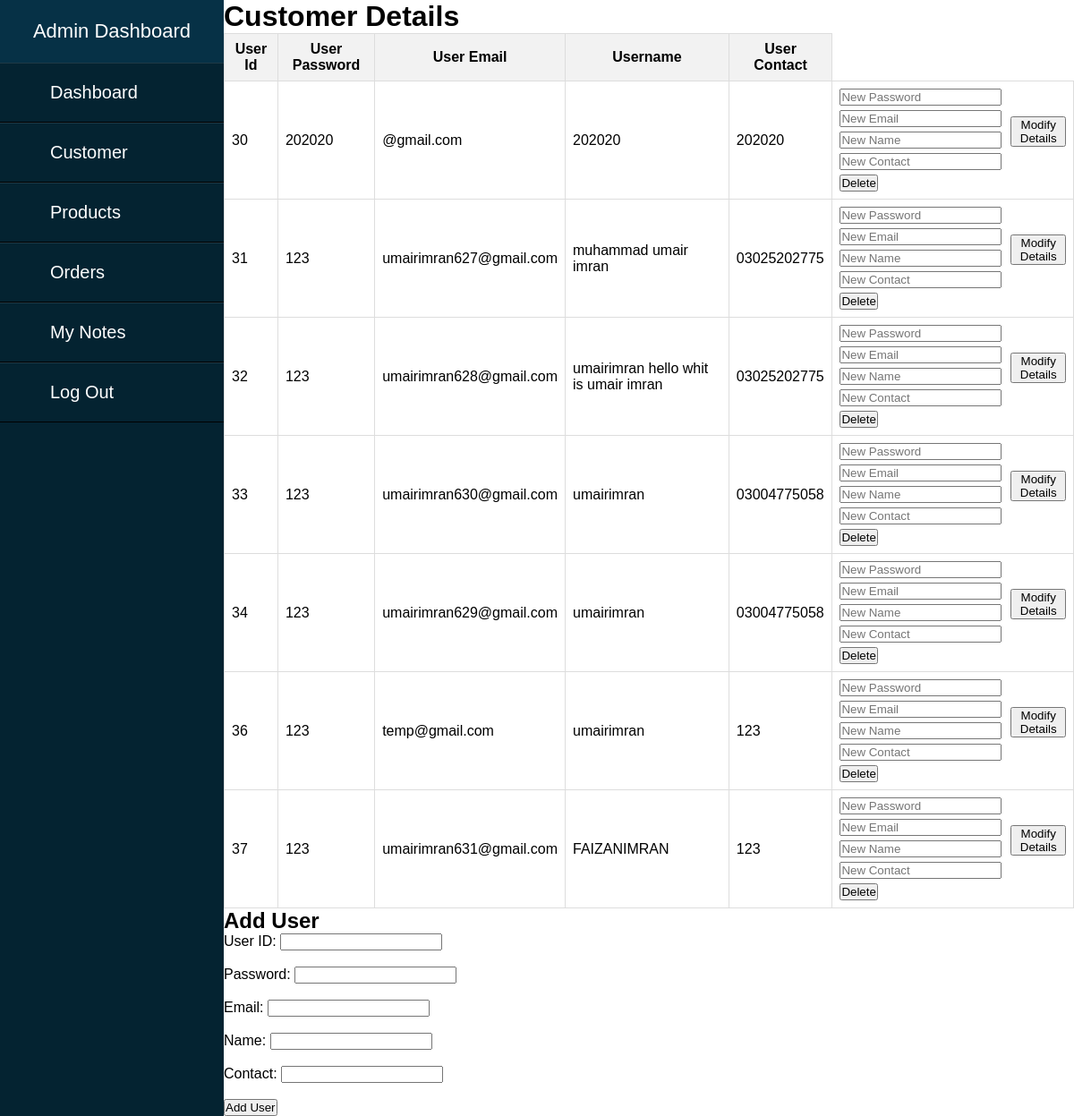
Screenshot of /Customer.html with the database file from the repository.
### tables this page shows
CREATE TABLE "users" (
	"userId"	INTEGER,
	"userPassword"	VARCHAR(20),
	"userEmail"	email UNIQUE,
	"userName"	VARCHAR(50),
	"userContact"	VARCHAR(20),
	PRIMARY KEY("userId" AUTOINCREMENT)
);

### main.py (the view)
@app.route('/Customer.html')
def index3():
    conn = sqlite3.connect('database.db')
    cursor = conn.cursor()
    cursor.execute("SELECT USERID,USERPASSWORD,USEREMAIL,USERNAME,USERCONTACT FROM USERS WHERE USERID <>35 ORDER BY USERID")
    data = cursor.fetchall()
    conn.close()
    return render_template('Customer.html',data=data)

### templates/Customer.html (shortened to what this page needs)
<!DOCTYPE html>
<html lang="en">
<head>
    <link rel="stylesheet" href="{{ url_for('static', filename='cust.css') }}">
</head>
<body>
    <div class="sidebar">
        <header>Admin Dashboard</header>
        <ul>
            <li><a href="admin_pg.html">Dashboard</a></li>
            <li><a href="Customer.html">Customer</a></li>
            <li><a href="Products.html">Products</a></li>
            <li><a href="orders.html">Orders</a></li>
            <li><a href="MyNotes.html">My Notes</a></li>
            <li><a href="login_pg.html">Log Out</a></li>
        </ul>
    </div>
    <div class="content">
        <h1>Customer Details</h1>
        <table>
            <thead>
                <tr>
                    <th>User Id</th>
                    <th>User Password</th>
                    <th>User Email</th>
                    <th>Username</th>
                    <th>User Contact</th>
                </tr>
            </thead>
            <tbody>
                {% for row in data %}
                <tr>
                    <td>{{ row[0] }}</td>
                    <td>{{ row[1] }}</td>
                    <td>{{ row[2] }}</td>
                    <td>{{ row[3] }}</td>
                    <td>{{ row[4] }}</td>
                    <td>
                        <form action="/edit_user" method="post" class="edit-form">
                            <div class="edit-fields">
                                <input type="text" name="user_password" placeholder="New Password">
                                <input type="text" name="user_email" placeholder="New Email">
                                <input type="text" name="user_name" placeholder="New Name">
                                <input type="text" name="user_contact" placeholder="New Contact">
                            </div>
                            <button type="submit">Modify Details</button>
                        </form>
                        <form action="/edit_user" method="post">
                            <button type="submit" formaction="/delete_user">Delete</button>
                        </form>
                    </td>
                </tr>
                {% endfor %}
            </tbody>
        </table>
        <h2>Add User</h2>
<form action="/add_user" method="post" class="addus">
    <label for="user_id">User ID:</label>
    <input type="text" id="user_id" name="user_id"><br><br>
    <label for="user_password">Password:</label>
    <input type="text" id="user_password" name="user_password"><br><br>
    <label for="user_email">Email:</label>
    <input type="text" id="user_email" name="user_email"><br><br>
    <label for="user_name">Name:</label>
    <input type="text" id="user_name" name="user_name"><br><br>
    <label for="user_contact">Contact:</label>
    <input type="text" id="user_contact" name="user_contact"><br><br>
    <button type="submit">Add User</button>
</form>
    </div>
</body>
</html>

### static/cust.css (style rules this page uses)
html,body { width: 100%; height: 100%; font-family: sans-serif; }
* { margin: 0; padding: 0; list-style: none; text-decoration: none; }
.sidebar { position: fixed; left:0; width:250px; height: 100%; background: #042331; }
.sidebar header { font-size: 22px; color: white; text-align: center; line-height: 70px; background: #063146; user-select: none; }
.sidebar ul a { display: block; height: 100%; width: 100%; line-height: 65px; font-size: 20px; color: white; padding-left: 40px; box-sizing: border-box; border-top: 1px solid rgba(255,255,255,.1); border-bottom: 1px solid black; }
.content { margin-left: 250px; }
table { border-collapse: collapse; width: 100%; }
th, td { border: 1px solid #dddddd; padding: 8px; }
th { background-color: #f2f2f2; }
.edit-form { display: flex; align-items: center; }
.edit-fields { margin-right: 10px; }
.edit-fields input { display: block; margin-bottom: 5px; }

### rows the page displays
users: userId "30", userPassword "202020", userEmail "@gmail.com", userName "202020", userContact "202020"
users: userId "31", userPassword "123", userEmail "umairimran627@gmail.com", userName "muhammad umair imran", userContact "03025202775"
users: userId "32", userPassword "123", userEmail "umairimran628@gmail.com", userName "umairimran hello whit is umair imran", userContact "03025202775"
users: userId "33", userPassword "123", userEmail "umairimran630@gmail.com", userName "umairimran", userContact "03004775058"
users: userId "34", userPassword "123", userEmail "umairimran629@gmail.com", userName "umairimran", userContact "03004775058"
users: userId "36", userPassword "123", userEmail "temp@gmail.com", userName "umairimran", userContact "123"
users: userId "37", userPassword "123", userEmail "umairimran631@gmail.com", userName "FAIZANIMRAN", userContact "123"
